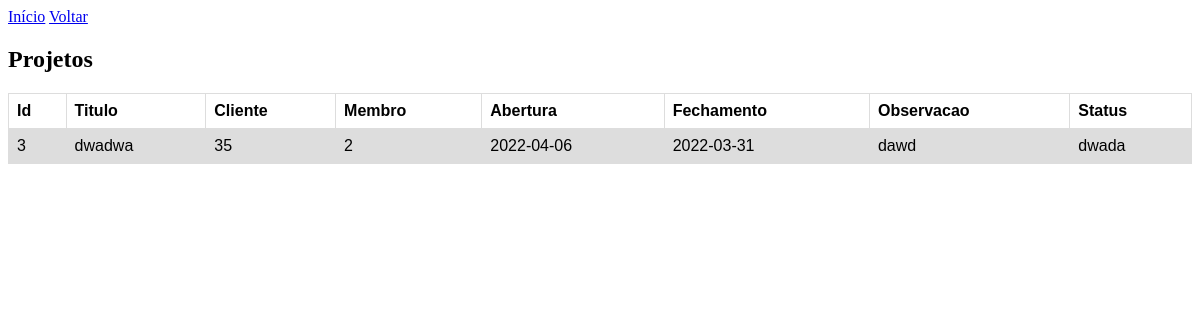
/Controller/Projeto/ConsultarTodosProjetos.php, run on an earlier commit of the app's database.
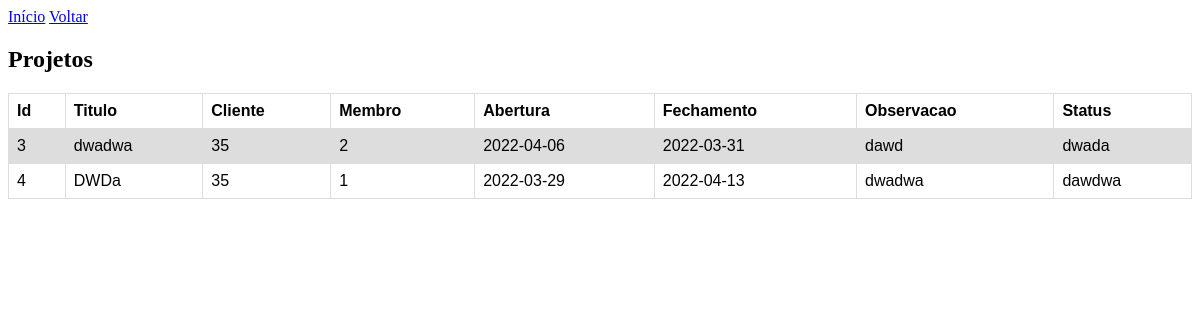
And on a later commit of the database.
### tables this page shows
CREATE TABLE `projetos` (
  `Id` int(11) NOT NULL,
  `Titulo` varchar(50) NOT NULL,
  `Cliente` int(11) NOT NULL,
  `Membro` int(11) NOT NULL,
  `Abertura` date NOT NULL,
  `Fechamento` date NOT NULL,
  `Observacoes` varchar(100) DEFAULT NULL,
  `Status` varchar(10) NOT NULL
);

### src/Persistence/ProjetoDAO.php (called while the page is built, shortened)
<?php
class ProjetoDAO
{
    function consultarTodosProjetos($conn)
    {
        $sql = "SELECT Id, Titulo, Cliente, Membro, Abertura, Fechamento, Observacoes, Status FROM projetos";
        $res = $conn->query($sql);
        return $res;
    }
}

### src/Controller/Projeto/ConsultarTodosProjetos.php (the view)
<?php
include_once "..\..\Persistence\Connection.php";
include_once "..\..\Persistence\ProjetoDAO.php";
$conexao = new Connection();
$conexao = $conexao->getConnection();
$projetoDao = new ProjetoDAO();
$res = $projetoDao->consultarTodosProjetos($conexao);
if ($res->num_rows > 0) {
    echo "
    <!DOCTYPE html>
            <html>
            <head>
            <style>
            table {
                font-family: arial, sans-serif;
                border-collapse: collapse;
                width: 100%;
            }
            td, th {
                border: 1px solid #dddddd;
                text-align: left;
                padding: 8px;
            }
            tr:nth-child(even) {
                background-color: #dddddd;
            }
            </style>
            </head>
            <body>
            <div class='topnav'>
                <a class='active' href='..\..\View\Home.php'>Início</a>
                <a href='..\..\View\Projeto.php'>Voltar</a>
            </div>
            <h2>Projetos</h2><table>
            <tr>
            <th>Id</th>
                <th>Titulo</th>
                <th>Cliente</th>
                <th>Membro</th>
                <th>Abertura</th>
                <th>Fechamento</th>
                <th>Observacao</th>
                <th>Status</th>
            </tr>";
    while ($registro = $res->fetch_assoc()) {
        echo "<tr>";
        echo "<td>" . $registro['Id'] . "</td>" .
            "<td>" . $registro['Titulo'] . "</td>" .
            "<td>" . $registro['Cliente'] . "</td>" .
            "<td>" . $registro['Membro'] . "</td>" .
            "<td>" . $registro['Abertura'] . "</td>" .
            "<td>" . $registro['Fechamento'] . "</td>" .
            "<td>" . $registro['Observacoes'] . "</td>" .
            "<td>" . $registro['Status'] . "</td>";
        echo "</tr>";
    }
    echo "</table></body></html>";
} else {
    echo "<script>
    alert('Não há projetos cadastrados');
    location.href ='../../View/Projeto.php';
    </script>";
}

### src/Controller/Projeto/ConsultarTodosProjetos.php (style rules this page uses)
table { font-family: arial, sans-serif; border-collapse: collapse; width: 100%; }
td, th { border: 1px solid #dddddd; text-align: left; padding: 8px; }
tr:nth-child(even) { background-color: #dddddd; }

What changed in the data, as far as the page shows it:
added projetos: Id "4", Titulo "DWDa", Cliente "35", Membro "1", Abertura "2022-03-29", Fechamento "2022-04-13", Observacoes "dwadwa", Status "dawdwa"
